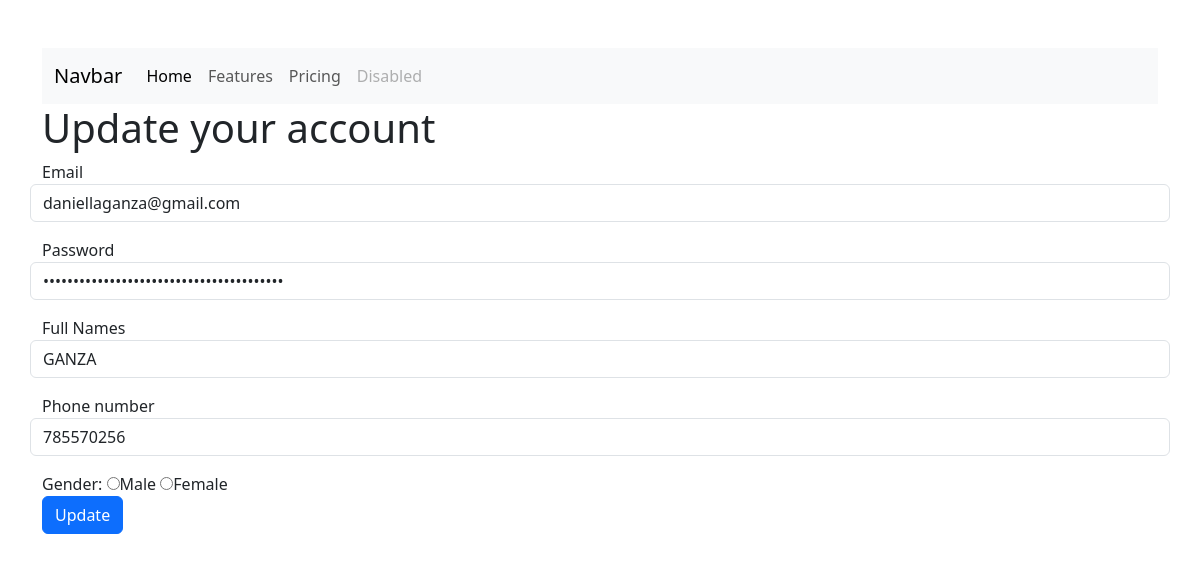
/update.php?updateid=2, run on the app's committed database.
### tables this page shows
CREATE TABLE `people` (
  `id` int(5) NOT NULL,
  `fullname` varchar(100) NOT NULL,
  `email` varchar(200) NOT NULL,
  `password` varchar(200) NOT NULL,
  `gender` varchar(8) NOT NULL,
  `phone_number` int(15) NOT NULL
);

### update.php (the view, shortened to what this page needs)
<?php
include 'connection.php';
$id=$_GET['updateid'];
$sql="SELECT * FROM people where id=$id";
$result=$con->query($sql);
$row=mysqli_fetch_assoc($result);
$name=$row['fullname'];
$email=$row['email'];
$mobile=$row['phone_number'];
$password=$row['password'];
$gender=$row['gender'];
?>
<!DOCTYPE html>
<html lang="en">
<head>
    <link href="https://cdn.jsdelivr.net/npm/bootstrap@5.3.0-alpha3/dist/css/bootstrap.min.css" rel="stylesheet">
</head>
<body>
<div class="container my-5">
<nav class="navbar navbar-expand-lg navbar-light bg-light">
  <div class="container-fluid">
    <a class="navbar-brand" href="#">Navbar</a>
    <div class="collapse navbar-collapse" id="navbarNavAltMarkup">
      <div class="navbar-nav">
        <a class="nav-link active" aria-current="page" href="#">Home</a>
        <a class="nav-link" href="#">Features</a>
        <a class="nav-link" href="#">Pricing</a>
        <a class="nav-link disabled" href="#" tabindex="-1" aria-disabled="true">Disabled</a>
      </div>
    </div>
  </div>
</nav>
  <h1>Update your account</h1>
<form method="POST">
<div class="mb-3 row">
  <label for="exampleInputEmail" >Email </label>
  <input type="email" class="form-control"  placeholder="Enter your email" id="exampleInputEmail" name="email" value=<?php echo $email ?> />
</div>
<div class="mb-3 row">
    <label for="examplenputPassword">Password</label>
    <input type="password" class="form-control" id="exampleInputPassword1" placeholder="Enter your Password" name="password" value=<?php echo $password; ?>>
</div>
<div class="mb-3 row">
    <label for="exampleInputFullNames">Full Names</label>
    <input type="text" class="form-control" id="exampleInputfullnames1" placeholder="Enter your full names" name="fullname" value=<?php echo $name; ?>>
</div>
<div class="mb-3 row">
    <label for="exampleInputFullNames">Phone number</label>
    <input type="nu,ber" class="form-control" id="exampleInputPhoneNumber1" placeholder="Enter your phone number" name="mobile" value=<?php echo $mobile; ?>>
</div>
<div>
    <label for="exampleInputRadio">Gender:</label>
    <input type="radio" id="exampleRadio1" value='Male' name="gender" value=<?php echo $gender; ?>><label for="male">Male</label>
    <input type="radio"  id="exampleRadio1" value='Female' name="gender" value=<?php echo $gender; ?>><label for="female" >Female</label>
</div>
<div class="button">
<input class="btn btn-primary" type="submit" value="Update" name="update">
</div>
</form>
</div>
</body>
</html>

### data on the page
people: email "daniellaganza@gmail.com", fullname "GANZA", mobile "785570256"
